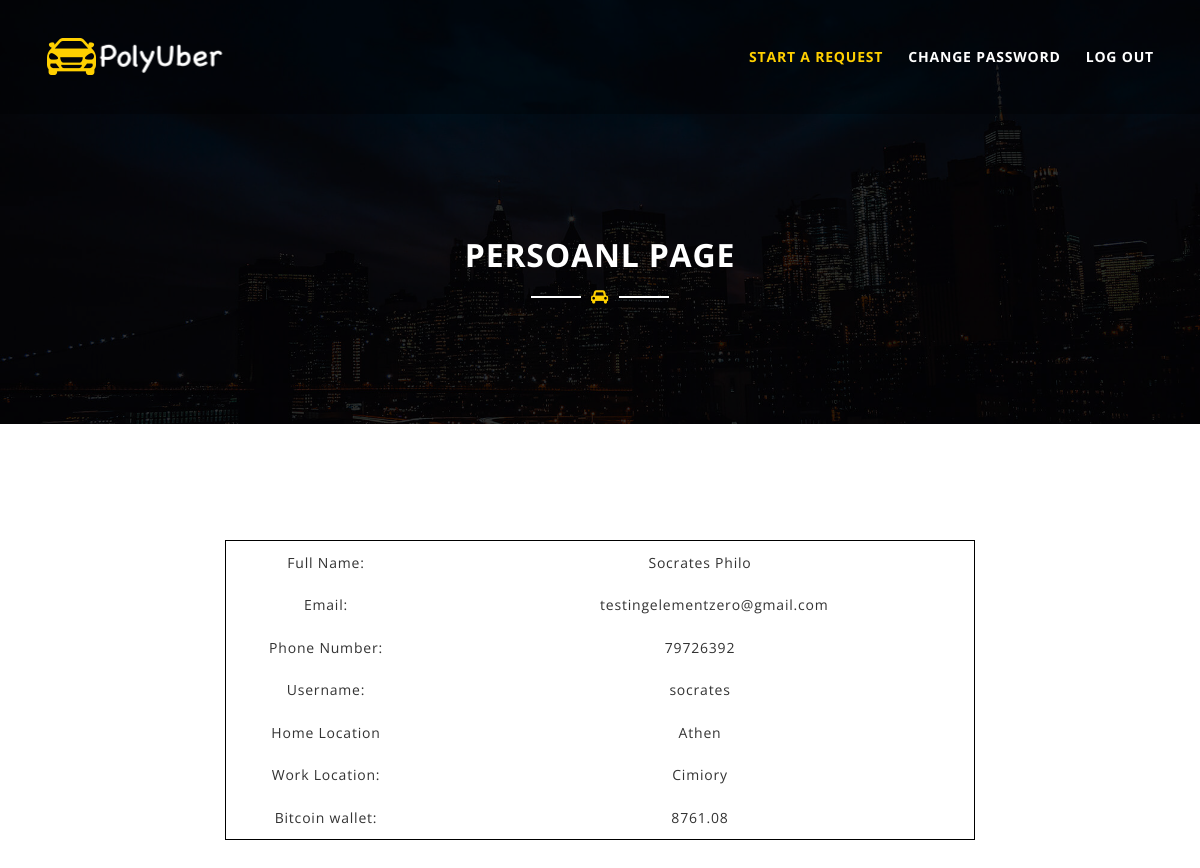
Page /testweb/passageracc.php (signed in) on the committed database.
### tables this page shows
CREATE TABLE `user` (
  `Username` varchar(45) NOT NULL,
  `Fullname` varchar(45) NOT NULL,
  `Email` varchar(45) NOT NULL,
  `Phone_No` int(8) NOT NULL,
  `Password` varchar(45) NOT NULL,
  `Type` varchar(45) NOT NULL,
  `Wallet_addr` text,
  `vercode` double DEFAULT NULL
);

CREATE TABLE `passager` (
  `Username` varchar(45) NOT NULL,
  `Home_Location` text,
  `Work_Location` text
);

### testweb/passageracc.php (the view, shortened to what this page needs)
<?php include ('server.php'); ?>
<?php if(isset($_COOKIE['login']) && isset($_COOKIE['type'])) {
  $db = mysqli_connect('localhost', 'root', '', 'eie3117');
      $username = $_COOKIE['login'];
      $query = "SELECT * FROM user WHERE Username = '$username'";
      $result = mysqli_query($db, $query);
      $fullname = $result->fetch_object()->Fullname;
      $result = mysqli_query($db, $query);
      $email = $result->fetch_object()->Email;
      $result = mysqli_query($db, $query);
      $phone = $result->fetch_object()->Phone_No;
      $result = mysqli_query($db, $query);
      $username = $result->fetch_object()->Username;
      $result = mysqli_query($db, $query);
      $wallet_addr = $result->fetch_object()->Wallet_addr;
      $result = mysqli_query($db, $query);
      $vercode = $result->fetch_object()->vercode;
      $query2 = "SELECT Home_Location, Work_Location FROM passager WHERE Username = '$username'";
      $passager = mysqli_query($db, $query2);
      $home = $passager->fetch_object()->Home_Location;
      $passager = mysqli_query($db, $query2);
      $work = $passager->fetch_object()->Work_Location;
  }
?>
<!DOCTYPE html>
<html class="no-js" lang="zxx">
<head>
    <link href="assets/css/bootstrap.min.css" rel="stylesheet">
    <link href="assets/css/plugins/slicknav.min.css" rel="stylesheet">
    <link href="assets/css/plugins/magnific-popup.css" rel="stylesheet">
    <link href="assets/css/plugins/owl.carousel.min.css" rel="stylesheet">
    <link href="assets/css/plugins/gijgo.css" rel="stylesheet">
    <link href="assets/css/font-awesome.css" rel="stylesheet">
    <link href="assets/css/reset.css" rel="stylesheet">
    <link href="style.css" rel="stylesheet">
    <link href="assets/css/responsive.css" rel="stylesheet">
</head>
<body class="loader-active">
    <header id="header-area" class="fixed-top">
        <div id="header-bottom">
            <div class="container">
                <div class="row">
                    <div class="col-lg-4">
                        <a href="index.php" class="logo">
                            <img src="assets/img/logo.png" alt="JSOFT">
                        </a>
                    </div>
                    <div class="col-lg-8 d-none d-xl-block">
                        <nav class="mainmenu alignright">
                            <ul>
                                <li class="active"><a href="request.php">Start a Request</a></li>
                                <li><a href="changepw.php">Change Password</a></li>
								                <li><a href="logout.php">LOG OUT</a></li>
                            </ul>
                        </nav>
                    </div>
                </div>
            </div>
        </div>
    </header>
    <section id="page-title-area" class="section-padding overlay">
        <div class="container">
            <div class="row">
                <div class="col-lg-12">
                    <div class="section-title  text-center">
                        <h2>Persoanl Page</h2>
                        <span class="title-line"><i class="fa fa-car"></i></span>
                    </div>
                </div>
            </div>
        </div>
    </section>
    <section id="about-area" class="section-padding">
        <div class="container">
            <table class="box">
                <tr>
                  <td>
                    <div class="content">
                      <div class="txt">
                        Full Name:
                      </div>
                    </div>
                  </td>
                  <td>
                    <div class="content">
                      <div class="txt">
                        <?php echo $fullname?>
                      </div>
                    </div>
                  </td>
                  <tr>
                  <td>
                    <div class="content">
                      <div class="txt">
                        Email:
                      </div>
                    </div>
                  </td>
                  <td>
                    <div class="content">
                      <div class="txt">
                        <?php echo $email?>
                      </div>
                    </div>
                  </td>
                </tr>
                <tr>
                  <td>
                    <div class="content">
                      <div class="txt">
                        Phone Number:
                      </div>
                    </div>
                  </td>
                  <td>
                    <div class="content">
                      <div class="txt">
                        <?php echo $phone?>
                      </div>
                    </div>
                  </td>
                </tr>
                <tr>
                  <td>
                    <div class="content">
                      <div class="txt">
                        Username:
                      </div>
                    </div>
                  </td>
                  <td>
                    <div class="content">
                      <div class="txt">
                        <?php echo $username?>
                      </div>
                    </div>
                  </td>
                </tr>
                <tr>
                  <td>
                    <div class="content">
                      <div class="txt">
                        Home Location
                      </div>
                    </div>
                  </td>
                  <td>
                    <div class="content">
                      <div class="txt">
                        <?php echo $home?>
                      </div>
                    </div>
                  </td>
                </tr>
                <tr>
                  <td>
                    <div class="content">
                      <div class="txt">
                        Work Location:
                      </div>
                    </div>
                  </td>
                    <td>
                    <div class="content">
                      <div class="txt">
                        <?php echo $work?>
                      </div>
                    </div>
                  </td>
                </tr>
                <tr>
                  <td>
                    <div class="content">
                      <div class="txt">
                        Bitcoin wallet:
                      </div>
                    </div>
                  </td>
                    <td>
                    <div class="content">
                      <div class="txt">
                      <?php if(is_null($wallet_addr)){
                        echo "<form method=\"post\" enctype=\"multipart/form-data\">";
                        echo "<input type= \"text\" name = \"address\" placeholder=\"Wallet address\" required>";
                        echo "<button type = \"submit\" name = \"set_wallet\"> Set your BitCoin wallet </button>";
                        echo "</form>";
                      }else{
                        echo $vercode;
                      }?>
                      </div>
                    </div>
                  </td>
                </tr>
              </table>
        </div>
    </section>
</body>
</html>

### testweb/style.css (style rules this page uses)
.overlay { position: relative; z-index: 1; }
.overlay:after { background-color: rgba(0, 0, 0, 0.8); content: ""; left: 0; position: absolute; top: 0; height: 100%; width: 100%; z-index: -1; }
.section-padding { padding: 100px 0; }
.section-title { font-size: 15px; font-weight: 300; margin-bottom: 80px; }
.section-title h2 { margin-bottom: 10px; position: relative; text-transform: uppercase; }
.section-title .title-line { color: #ffd000; position: relative; }
.section-title .title-line::after { background-color: #333; content: ""; height: 2px; left: -60px; position: absolute; top: 10px; width: 50px; }
.section-title .title-line::before { background-color: #333; content: ""; height: 2px; position: absolute; right: -60px; top: 10px; width: 50px; }
.overlay .section-title h2, .overlay .section-title p { color: #fff; }
.overlay .section-title .title-line::after, .overlay .section-title .title-line::before { background-color: #fff; }
#header-area, #header-area a { color: #fff; }
#header-area .header-social-icons a:hover i.fa, #header-area .mainmenu ul li.active a, #header-area .mainmenu ul li:hover a { color: #ffd000; }
#header-bottom { background-color: rgba(0, 0, 0, 0.3); padding: 15px 0; -webkit-transition: all 0.4s ease 0s; transition: all 0.4s ease 0s; }
.logo { display: inline-block; }
.mainmenu ul li { float: left; position: relative; }
.mainmenu ul li a { display: block; font-weight: 700; text-transform: uppercase; -webkit-transition: all 0.4s ease 0s; transition: all 0.4s ease 0s; margin-left: 25px; padding: 15px 0; }
#header-bottom .container { position: relative; }
.slicknav_nav { background-color: #000; border-top: 1px solid #ffd000; position: absolute; top: 65px; width: 100%; }
.slicknav_nav ul, .slicknav_nav ul li a, .slicknav_nav ul li.slicknav_parent a { margin: 0; -webkit-transition: 0.4s; transition: 0.4s; text-transform: uppercase; }
html, body, #slideslow-bg, #slideslow-bg div { height: 100%; }
#page-title-area { background-image: url("assets/img/page-title.jpg"); background-position: center center; background-size: cover; padding-top: 220px; }
#page-title-area .section-title { margin-bottom: 0; }
.container { padding: 16px; }
table.box { width: 750px; height: 300px; border: 1px solid rgb(0, 0, 0); margin: auto; }
table.box td { vertical-align: middle; text-align: center; }
.content { width: 200px; text-align: center; }

### rows in the picture
user: Fullname "Socrates Philo", Email "testingelementzero@gmail.com", Phone_No "79726392", Username "socrates", vercode "8761.08"
passager: Home_Location "Athen", Work_Location "Cimiory"
